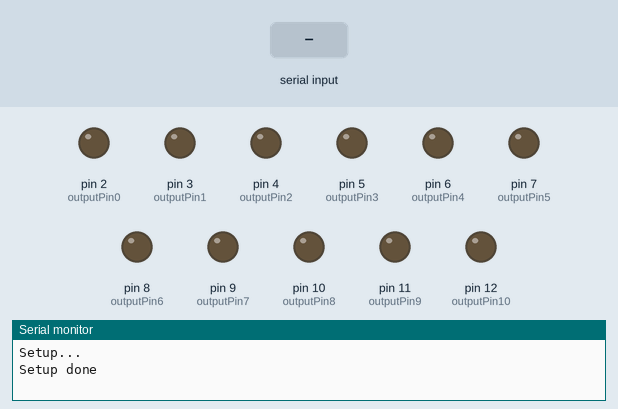
The program below on a simulated Arduino Nano, built with avr-gcc and run on an emulated ATmega328P. Shown: output pins drawn as LEDs (lit = HIGH), the last lines printed to the serial monitor. Inputs (shaded band) come from the test bench.

Above: at 1.2 s.
1.3 s: "A" received over Serial
At 2.3 s:
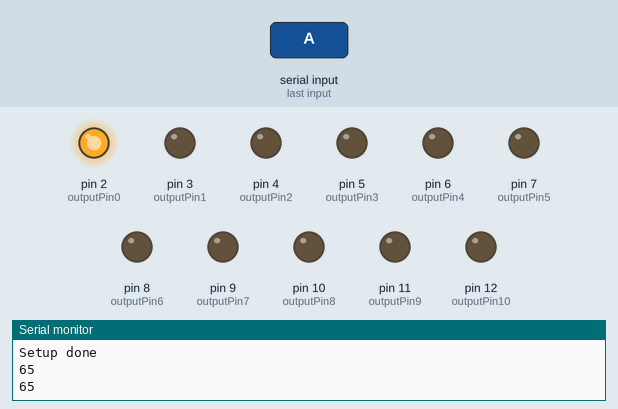
2.8 s: byte 75 ('K') received over Serial
At 3.5 s:
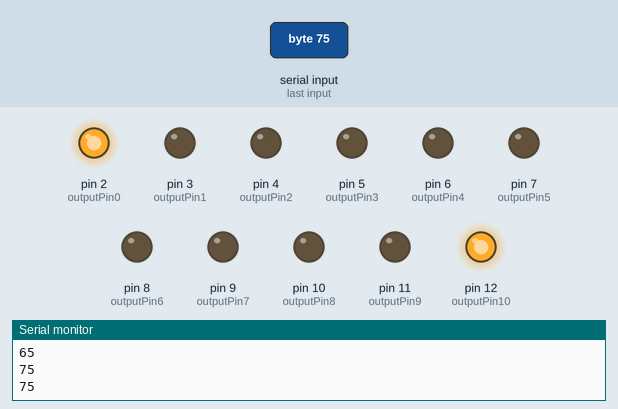
4.3 s: "B" received over Serial
At 4.6 s:
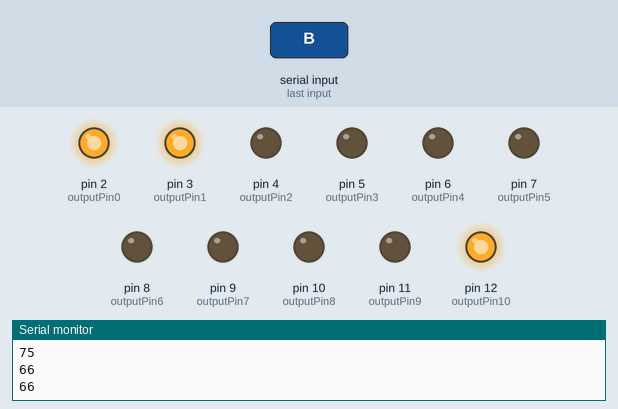
5.8 s: "C" received over Serial
At 7.0 s:
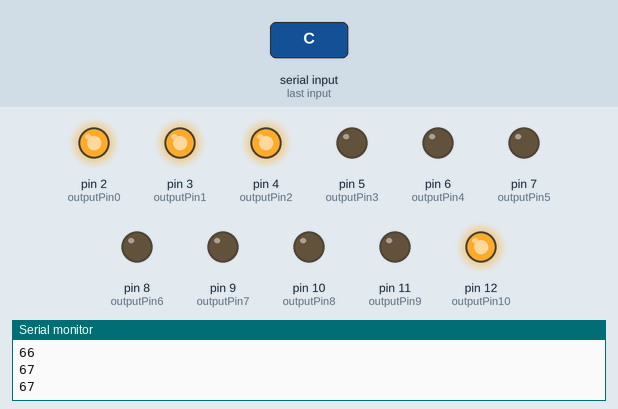
7.3 s: "D" received over Serial
At 8.1 s:
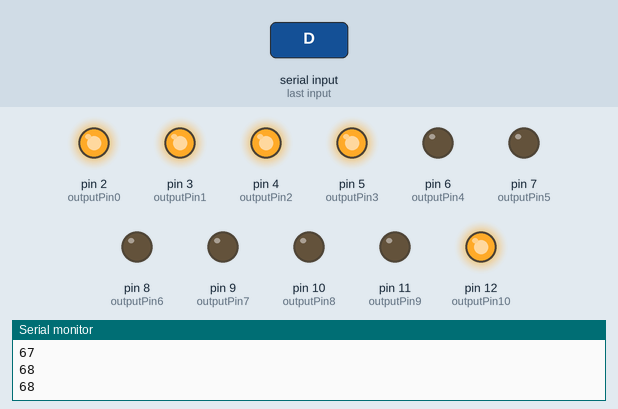
8.8 s: "E" received over Serial
At 9.2 s:
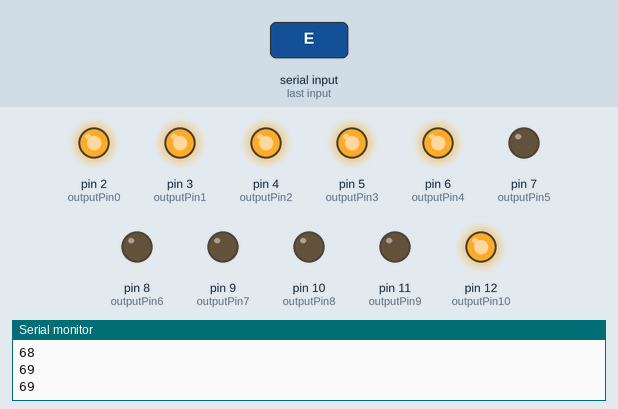
Timing chart, 0 to 11.3 s (numbered marks = the images above; inputs shaded):
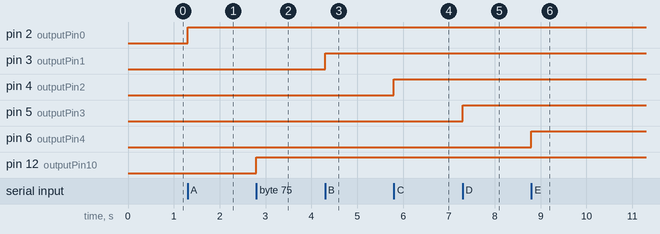

The program:

main.cpp
```cpp
/*
PC light - controls input and output via serial communication and C# app
For Arduino NANO
more at https://github.com/DavidMacak/PClight

https://www.davak.cz
*/

#include <Arduino.h>

//serial communication
byte incomingByte = 0;

//button pins
int inputPin0 = 14;  //A0
int inputPin1 = 15;  //A1
int inputPin2 = 16;  //A2
int inputPin3 = 17;  //A3
int inputPin4 = 18;  //A4
int inputPin5 = 19;  //A5
int inputPin6 = 20;  //A6
int inputPin7 = 21;  //A7

//output pins
int outputPin0 = 2;      //D2
int outputPin1 = 3;      //D3    PWM
int outputPin2 = 4;      //D4
int outputPin3 = 5;      //D5    PWM
int outputPin4 = 6;      //D6    PWM
int outputPin5 = 7;      //D7
int outputPin6 = 8;      //D8
int outputPin7 = 9;      //D9    PWM
int outputPin8 = 10;     //D10   PWM
int outputPin9 = 11;     //D11   PWM
int outputPin10 = 12;    //D12

void setup() {

//starting serial communication
Serial.begin(9600);
Serial.println("Setup...");

//setting input pins
pinMode(inputPin0,INPUT);
pinMode(inputPin1,INPUT);
pinMode(inputPin2,INPUT);
pinMode(inputPin3,INPUT);
pinMode(inputPin4,INPUT);
pinMode(inputPin5,INPUT);
pinMode(inputPin6,INPUT);
pinMode(inputPin7,INPUT);

//setting output pins
pinMode(outputPin0, OUTPUT);
pinMode(outputPin1, OUTPUT);
pinMode(outputPin2, OUTPUT);
pinMode(outputPin3, OUTPUT);
pinMode(outputPin4, OUTPUT);
pinMode(outputPin5, OUTPUT);
pinMode(outputPin6, OUTPUT);
pinMode(outputPin7, OUTPUT);
pinMode(outputPin8, OUTPUT);
pinMode(outputPin9, OUTPUT);
pinMode(outputPin10, OUTPUT);

//setting output pins to low value
digitalWrite(outputPin0,LOW);
digitalWrite(outputPin1,LOW);
digitalWrite(outputPin2,LOW);
digitalWrite(outputPin3,LOW);
digitalWrite(outputPin4,LOW);
digitalWrite(outputPin5,LOW);
digitalWrite(outputPin6,LOW);
digitalWrite(outputPin7,LOW);
digitalWrite(outputPin8,LOW);
digitalWrite(outputPin9,LOW);
digitalWrite(outputPin10,LOW);


Serial.println("Setup done");
}

void loop() {

    //TODO checks input pins state
    //
    //


    //TODO listen to serial communication
    //
    //
    if(Serial.available() > 0)
    {
        incomingByte = Serial.read();
        Serial.println(incomingByte);
        Serial.println(int(incomingByte));
/*
        if (incomingByte == 'A')
        {
            if(digitalRead(outputPin0) == LOW)
                digitalWrite(outputPin0, HIGH);
            else if(digitalRead(outputPin0) == HIGH)
                digitalWrite(outputPin0, LOW);
        }
*/
        switch (incomingByte)
        {
            case 'A':   //output 0
                if(digitalRead(outputPin0) == LOW)
                    digitalWrite(outputPin0, HIGH);
                else if(digitalRead(outputPin0) == HIGH)
                    digitalWrite(outputPin0, LOW);
                break;

            case 'B':   //output 1
                if(digitalRead(outputPin1) == LOW)
                    digitalWrite(outputPin1, HIGH);
                else if(digitalRead(outputPin1) == HIGH)
                    digitalWrite(outputPin1, LOW);
                break;

            case 'C':   //output 2
                if(digitalRead(outputPin2) == LOW)
                    digitalWrite(outputPin2, HIGH);
                else if(digitalRead(outputPin2) == HIGH)
                    digitalWrite(outputPin2, LOW);
                break;

            case 'D':   //output 3
                if(digitalRead(outputPin3) == LOW)
                    digitalWrite(outputPin3, HIGH);
                else if(digitalRead(outputPin3) == HIGH)
                    digitalWrite(outputPin3, LOW);
                break;

            case 'E':   //output 4
                if(digitalRead(outputPin4) == LOW)
                    digitalWrite(outputPin4, HIGH);
                else if(digitalRead(outputPin4) == HIGH)
                    digitalWrite(outputPin4, LOW);
                break;

            case 'F':   //output 5
                if(digitalRead(outputPin5) == LOW)
                    digitalWrite(outputPin5, HIGH);
                else if(digitalRead(outputPin5) == HIGH)
                    digitalWrite(outputPin5, LOW);
                break;

            case 'G':   //output 6
                if(digitalRead(outputPin6) == LOW)
                    digitalWrite(outputPin6, HIGH);
                else if(digitalRead(outputPin6) == HIGH)
                    digitalWrite(outputPin6, LOW);
                break;

            case 'H':   //output 7
                if(digitalRead(outputPin7) == LOW)
                    digitalWrite(outputPin7, HIGH);
                else if(digitalRead(outputPin7) == HIGH)
                    digitalWrite(outputPin7, LOW);
                break;

            case 'I':   //output 8
                if(digitalRead(outputPin8) == LOW)
                    digitalWrite(outputPin8, HIGH);
                else if(digitalRead(outputPin8) == HIGH)
                    digitalWrite(outputPin8, LOW);
                break;

            case 'J':   //output 9
                if(digitalRead(outputPin9) == LOW)
                    digitalWrite(outputPin9, HIGH);
                else if(digitalRead(outputPin9) == HIGH)
                    digitalWrite(outputPin9, LOW);
                break;

            case 'K':   //output 10
                if(digitalRead(outputPin10) == LOW)
                    digitalWrite(outputPin10, HIGH);
                else if(digitalRead(outputPin10) == HIGH)
                    digitalWrite(outputPin10, LOW);
                break;

            case 'R':   //RESET
                digitalWrite(outputPin0,LOW);
                digitalWrite(outputPin1,LOW);
                digitalWrite(outputPin2,LOW);
                digitalWrite(outputPin3,LOW);
                digitalWrite(outputPin4,LOW);
                digitalWrite(outputPin5,LOW);
                digitalWrite(outputPin6,LOW);
                digitalWrite(outputPin7,LOW);
                digitalWrite(outputPin8,LOW);
                digitalWrite(outputPin9,LOW);
                digitalWrite(outputPin10,LOW);
                break;

        }


    }

    //TODO change output pins state
    //
    //
}
```

Measured:
- after the input at 1.3 s, pin 2 (outputPin0): LOW → HIGH at once
- after the input at 2.8 s, pin 12 (outputPin10): LOW → HIGH at once
- after the input at 4.3 s, pin 3 (outputPin1): LOW → HIGH at once
- after the input at 5.8 s, pin 4 (outputPin2): LOW → HIGH at once
- after the input at 7.3 s, pin 5 (outputPin3): LOW → HIGH at once
- after the input at 8.8 s, pin 6 (outputPin4): LOW → HIGH at once
